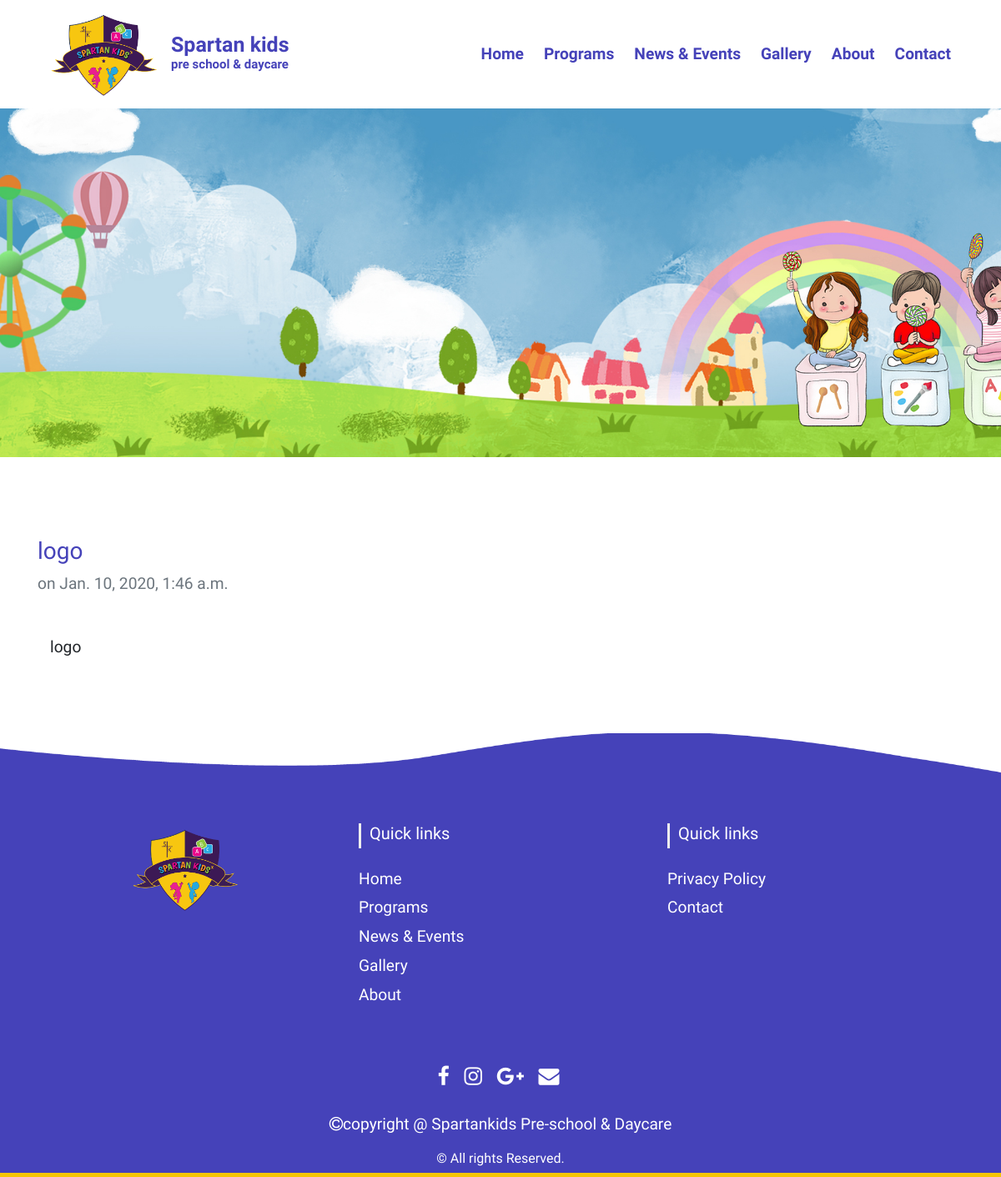
The app's page /news/a with its own data.
### news/models.py (models this page shows, shortened)
class News(models.Model):
    title = models.CharField(max_length=500)
    slug = models.SlugField(max_length=500, unique=True)
    description = models.TextField()
    timestamp = models.DateTimeField(auto_now=True, auto_now_add=False)
    class Meta:
        ordering = ['-timestamp']

### news/views.py (the view)
# urls.py: path('<slug>', views.detail_view),
def detail_view(request, slug):
    context = {}
    context["data"] = News.objects.get(slug = slug)
    return render(request, "pages/newsdetail.html", context)

### templates/pages/newsdetail.html
{% extends 'base.html' %}
{% block content %}
{% load static  %}
<section class="pb-4"><div class="banner-img pt-5 mt-5">
</div>
<div class="container mt-5 pt-5">
<h3><a href="/news/{{data.slug}}">{{ data.title }}</a></h3>
<span class="pb-5 text-muted"> on {{ data.timestamp }}</span>
<div class = "container py-5">
	{{ data.description|safe|linebreaks}}
</div>
</div>
</section>
{% endblock %}

### static/spartan/css/style.css (style rules this page uses)
* { margin: 0; padding: 0; }
body { font-family: 'Laila', sans-serif; font-size: larger; }
a { color: #4542b9; }
h1, h2, h3, h4, h5, h6, .h1, .h2, .h3, .h4, .h5, .h6 { font-family: 'Bubblegum Sans', cursive; }
.banner-img { height: 500px; width: 100%; background: url("/static/spartan/img/banner.jpg"); background-size: cover; background-repeat: no-repeat; background-position: center; overflow: hidden; }

### records on screen
News: title "logo", timestamp "Jan. 10, 2020, 1:46 a.m.", description "logo"
